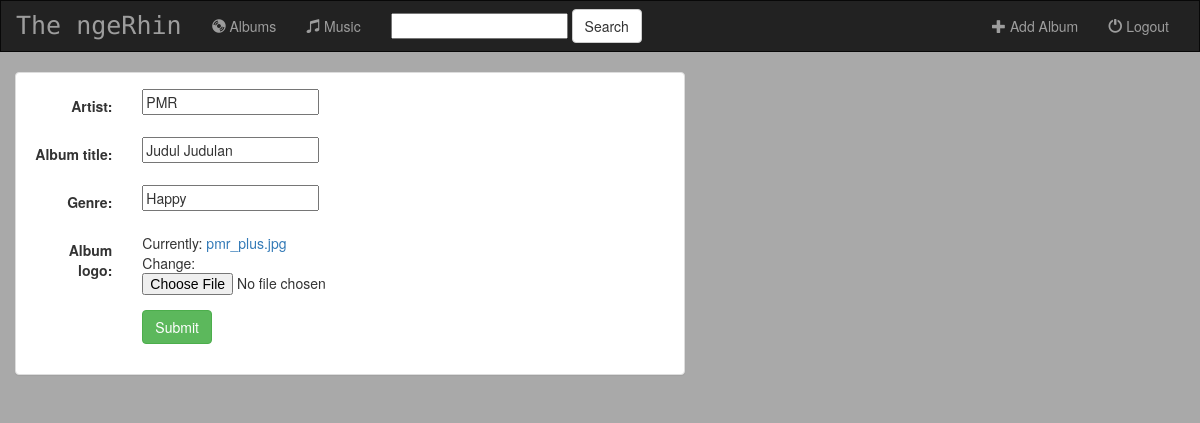
/music/album/4/, run on the app's committed database.
### music/models.py (models this page shows, shortened)
class Album(models.Model):
    artist = models.CharField(max_length=250)
    album_title = models.CharField(max_length=500)
    genre = models.CharField(max_length=100)
    album_logo = models.FileField()

### music/views.py (the view)
# urls.py: url(r'album/(?P<pk>[0-9]+)/$', views.AlbumUpdate.as_view(), name='album-update'),
class AlbumUpdate(UpdateView):
    model = Album
    fields = ['artist', 'album_title', 'genre', 'album_logo']

### music/templates/music/album_form.html (shortened to what this page needs)
{% extends 'music/base.html' %}
{% block body %}
<div class="container-fluid">
    <div class="row">
        <div class="col-sm-12 col-md-7">
            <div class="panel panel-default">
                <div class="panel-body">
                    <form class="form-horizontal" action="" method="post" enctype="multipart/form-data">
                        {% include 'music/form-template.html' %}
                        <div class="form-group">
                            <div class="col-sm-offset-2 col-sm-10">
                                <button type="submit" class="btn btn-success">Submit</button>
                            </div>
                        </div>
                    </form>
                </div>
            </div>
        </div>
    </div>
</div>
{% endblock %}

### music/templates/music/form-template.html (shortened to what this page needs)
{% for field in form %}
    <div class="form-group">
        <div class="col-sm-offset-2 col-sm-10">
        </div>
        <label class="control-label col-sm-2">{{ field.label_tag }}</label>
        <div class="col-sm-10">{{ field }}</div>
    </div>
{% endfor %}

### music/static/music/style.css (style rules this page uses)
body { background-color: darkgray; }

### data on the page
Album: form "PMR" "Judul Judulan" "Happy"

### other printed values
{{ field.label_tag }} "Artist:" "Album title:" "Genre:" "Album logo:"
